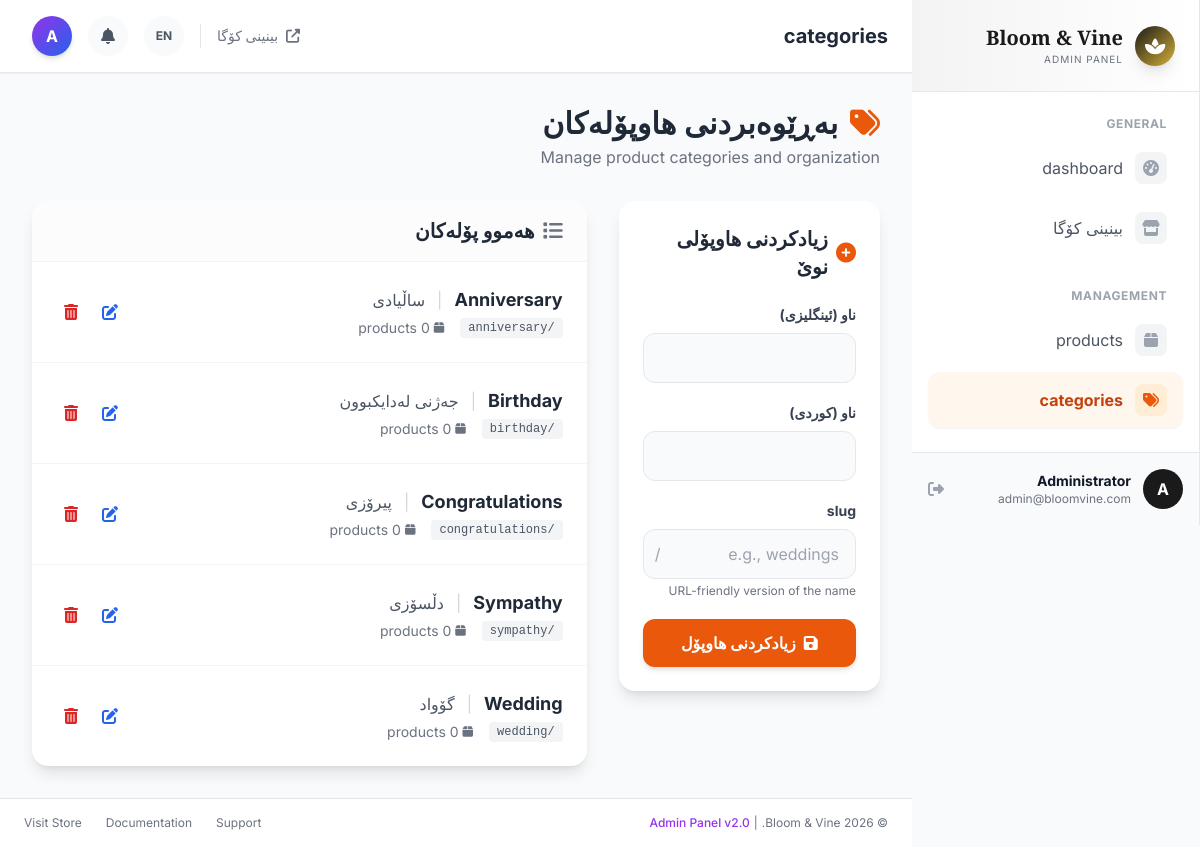
/admin/categories.php?lang=ku (signed in), run on the app's committed database.
### tables this page shows
CREATE TABLE IF NOT EXISTS `categories` (
  `id` INT(11) UNSIGNED NOT NULL AUTO_INCREMENT,
  `name_en` VARCHAR(255) NOT NULL,
  `name_ku` VARCHAR(255) NOT NULL,
  `slug` VARCHAR(255) NOT NULL,
  `created_at` TIMESTAMP NOT NULL DEFAULT CURRENT_TIMESTAMP,
  PRIMARY KEY (`id`),
  UNIQUE KEY `slug` (`slug`),
  KEY `name_en` (`name_en`)
);

### src/functions.php (called while the page is built, shortened)
<?php
function e(?string $string, int $flags = ENT_QUOTES | ENT_HTML5): string {
    return htmlspecialchars($string, $flags, 'UTF-8');
}
function getCurrentLang(): string {
    return $_SESSION['lang'] ?? 'en';
}
function isRTL(): bool {
    return getCurrentLang() === 'ku';
}
function getHtmlDir(): string {
    return isRTL() ? 'rtl' : 'ltr';
}
function loadTranslations(): array {
    $lang = getCurrentLang();
    $translationFile = __DIR__ . "/translations/{$lang}.php";
    if (file_exists($translationFile)) {
        return require $translationFile;
    }
    return require __DIR__ . '/translations/en.php';
}
function t(string $key, array $replacements = []): string {
    static $translations = null;
    if ($translations === null) {
        $translations = loadTranslations();
    }
    $text = $translations[$key] ?? $key;
    return $text;
}

### admin/categories.php (the view, shortened to what this page needs)
<?php
require_once __DIR__ . '/../src/functions.php';
$pdo = getDB();
$stmt = $pdo->query('SELECT c.*, COUNT(p.id) as product_count
                     FROM categories c
                     LEFT JOIN products p ON c.id = p.category_id
                     GROUP BY c.id
                     ORDER BY c.name_en');
$categories = $stmt->fetchAll();
$lang = getCurrentLang();
$dir = getHtmlDir();
?>
<!DOCTYPE html>
<html lang="<?= e($lang) ?>" dir="<?= e($dir) ?>">
<head>
    <link rel="stylesheet" href="https://cdnjs.cloudflare.com/ajax/libs/font-awesome/6.4.0/css/all.min.css">
    <script src="https://cdn.tailwindcss.com"></script>
</head>
<body class="bg-gray-50 min-h-screen" style="font-family: 'Inter', 'Segoe UI', sans-serif;">
    <div class="flex min-h-screen">
        <?php include __DIR__ . '/sidebar.php'; ?>
        <div class="flex-1 flex flex-col min-w-0 overflow-x-hidden">
            <?php include __DIR__ . '/header.php'; ?>
            <main class="flex-1 p-4 md:p-8">
                <div class="flex flex-col md:flex-row justify-between items-start md:items-center gap-4 mb-8">
                    <div>
                        <h1 class="text-3xl font-luxury font-bold text-gray-800 flex items-center gap-3">
                            <i class="fas fa-tags text-orange-600"></i>
                            <?= e(t('categories_management')) ?>
                        </h1>
                        <p class="text-gray-500 mt-1">Manage product categories and organization</p>
                    </div>
                </div>
                <div class="grid grid-cols-1 lg:grid-cols-3 gap-6 md:gap-8">
                    <div class="lg:col-span-1">
                        <div class="bg-white rounded-2xl shadow-lg p-6 sticky top-24">
                            <h2 class="text-xl font-bold text-gray-800 mb-6 flex items-center gap-2">
                                <i class="fas fa-plus-circle text-orange-600"></i>
                                <?= e(t('add_new_category')) ?>
                            </h2>
                            <form method="POST" action="" class="space-y-5">
                                <div>
                                    <label class="block text-sm font-bold text-gray-700 mb-2"><?= e(t('name_en')) ?></label>
                                    <input type="text" name="name_en" required
                                           class="w-full px-4 py-3 border border-gray-200 rounded-xl focus:outline-none focus:ring-2 focus:ring-orange-500 focus:border-transparent transition-all bg-gray-50 focus:bg-white">
                                </div>
                                <div>
                                    <label class="block text-sm font-bold text-gray-700 mb-2"><?= e(t('name_ku')) ?></label>
                                    <input type="text" name="name_ku" required
                                           class="w-full px-4 py-3 border border-gray-200 rounded-xl focus:outline-none focus:ring-2 focus:ring-orange-500 focus:border-transparent transition-all bg-gray-50 focus:bg-white">
                                </div>
                                <div>
                                    <label class="block text-sm font-bold text-gray-700 mb-2"><?= e(t('slug')) ?></label>
                                    <div class="relative">
                                        <div class="absolute inset-y-0 left-0 pl-3 flex items-center pointer-events-none">
                                            <span class="text-gray-400">/</span>
                                        </div>
                                        <input type="text" name="slug" required
                                               placeholder="e.g., weddings"
                                               class="w-full pl-8 pr-4 py-3 border border-gray-200 rounded-xl focus:outline-none focus:ring-2 focus:ring-orange-500 focus:border-transparent transition-all bg-gray-50 focus:bg-white">
                                    </div>
                                    <p class="text-xs text-gray-500 mt-1">URL-friendly version of the name</p>
                                </div>
                                <button type="submit"
                                        class="w-full bg-orange-600 text-white py-3 px-4 rounded-xl hover:bg-orange-700 transition-all duration-300 font-bold shadow-md hover:shadow-lg transform hover:-translate-y-0.5">
                                    <i class="fas fa-save me-2"></i><?= e(t('add_category_btn')) ?>
                                </button>
                            </form>
                        </div>
                    </div>
                    <div class="lg:col-span-2">
                        <div class="bg-white rounded-2xl shadow-lg overflow-hidden">
                            <div class="px-6 py-4 border-b border-gray-100 bg-gray-50/50">
                                <h2 class="text-xl font-bold text-gray-800 flex items-center gap-2">
                                    <i class="fas fa-list text-gray-500"></i>
                                    <?= e(t('all_categories')) ?>
                                </h2>
                            </div>
                            <div class="divide-y divide-gray-100">
                                <?php foreach ($categories as $category): ?>
                                    <div class="p-6 hover:bg-orange-50/30 transition-colors group">
                                        <div class="flex flex-col sm:flex-row justify-between items-start sm:items-center gap-4">
                                            <div class="flex-1">
                                                <div class="flex items-center gap-3 mb-1">
                                                    <h3 class="font-bold text-lg text-gray-800"><?= e($category['name_en']) ?></h3>
                                                    <span class="text-gray-300">|</span>
                                                    <span class="font-medium text-gray-600"><?= e($category['name_ku']) ?></span>
                                                </div>
                                                <div class="flex items-center gap-4 text-sm text-gray-500">
                                                    <span class="bg-gray-100 px-2 py-0.5 rounded text-xs font-mono text-gray-600">/<?= e($category['slug']) ?></span>
                                                    <span class="flex items-center gap-1">
                                                        <i class="fas fa-box text-xs"></i>
                                                        <?= e((string)$category['product_count']) ?> <?= e(t('products')) ?>
                                                    </span>
                                                </div>
                                            </div>
                                            <div class="flex gap-2">
                                                <a href="?edit=<?= e((string)$category['id']) ?>"
                                                   class="p-2 text-blue-600 hover:bg-blue-50 rounded-lg transition-colors" title="<?= e(t('edit')) ?>">
                                                    <i class="fas fa-edit"></i>
                                                </a>
                                                <?php if ($category['product_count'] == 0): ?>
                                                    <a href="?delete=<?= e((string)$category['id']) ?>"
                                                       onclick="return confirm('<?= e(t('delete_category_confirm')) ?>')"
                                                       class="p-2 text-red-600 hover:bg-red-50 rounded-lg transition-colors" title="<?= e(t('delete')) ?>">
                                                        <i class="fas fa-trash-alt"></i>
                                                    </a>
                                                <?php else: ?>
                                                    <span class="p-2 text-gray-300 cursor-not-allowed" title="Cannot delete category with products">
                                                        <i class="fas fa-trash-alt"></i>
                                                    </span>
                                                <?php endif; ?>
                                            </div>
                                        </div>
                                    </div>
                                <?php endforeach; ?>
                            </div>
                        </div>
                    </div>
                </div>
            </main>
            <?php include __DIR__ . '/footer.php'; ?>
        </div>
    </div>
</body>
</html>

### data on the page
categories: name_en "Anniversary", name_ku "ساڵیادی", slug "anniversary"
categories: name_en "Birthday", name_ku "جەژنی لەدایکبوون", slug "birthday"
categories: name_en "Congratulations", name_ku "پیرۆزی", slug "congratulations", product_count "0"
categories: name_en "Sympathy", name_ku "دڵسۆزی", slug "sympathy"
categories: name_en "Wedding", name_ku "گۆواد", slug "wedding"

### other printed values
t('dashboard') "dashboard"
t('view_store') "بینینی کۆگا"
t('products') "products"
t('categories') "categories"
substr($_SESSION['full_name'] ?? 'A', 0, 1) "A"
$_SESSION['full_name'] "Administrator"
$_SESSION['email'] "admin@bloomvine.com"
$pageTitle "categories"
t('categories_management') "بەڕێوەبردنی هاوپۆلەکان"
t('add_new_category') "زیادکردنی هاوپۆلی نوێ"
t('name_en') "ناو (ئینگلیزی)"
t('name_ku') "ناو (کوردی)"
t('slug') "slug"
t('add_category_btn') "زیادکردنی هاوپۆل"
t('all_categories') "هەموو پۆلەکان"
